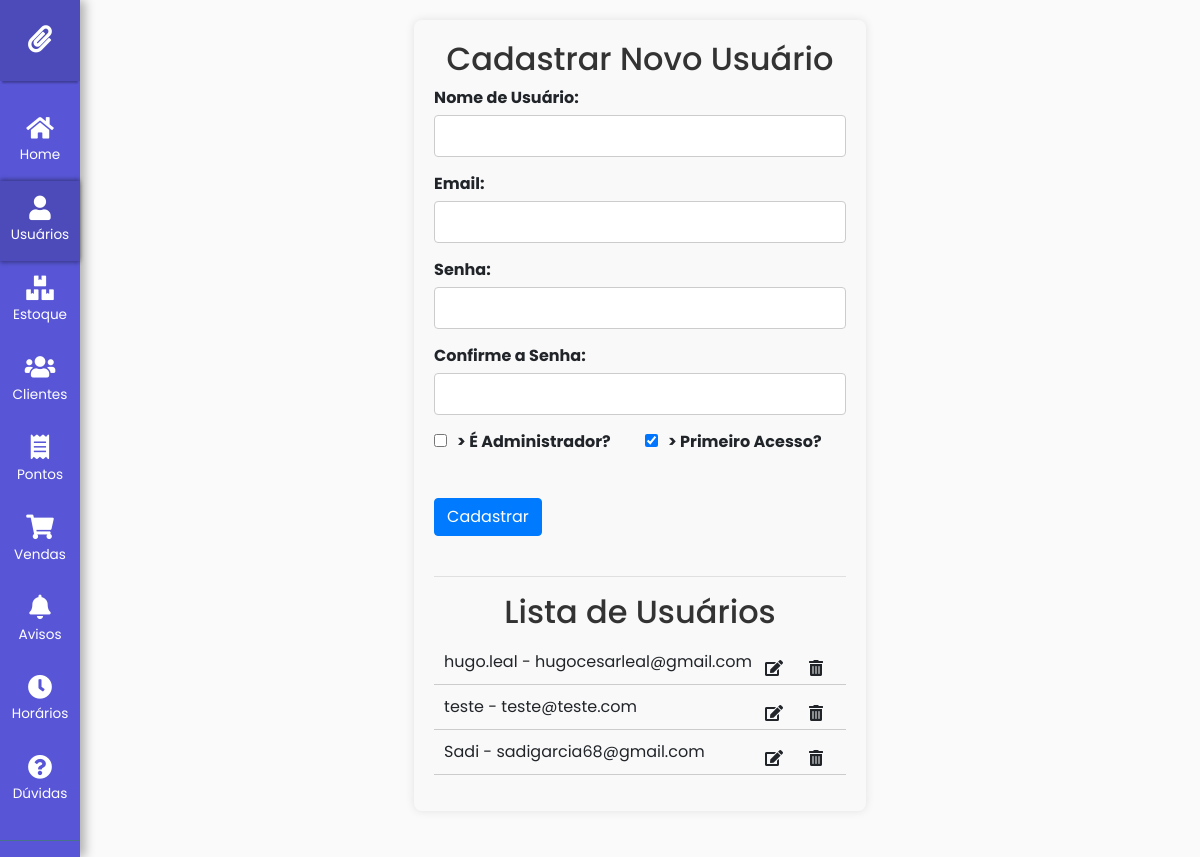
The page /usuarios/ (signed in) on the database its author committed.
### core/models.py (models this page shows, shortened)
class CustomUser(AbstractUser):
    is_admin = models.BooleanField(default=False)
    primeiro_acesso = models.BooleanField(default=True)

### core/views.py (the view)
# urls.py: path('usuarios/', views.usuarios, name='usuarios'),
@user_passes_test(is_admin)
def usuarios(request):
    if request.user.primeiro_acesso:
        return redirect('trocar-senha')
    if request.method == "POST":
        form = CustomUserCreationForm(request.POST)
        if form.is_valid():
            form.save()
            messages.success(request, 'Usuário criado com sucesso!')
            return redirect('usuarios')
    else:
        form = CustomUserCreationForm()
    users = get_user_model().objects.all()
    return TemplateResponse(request, 'core/usuarios.html', {'form': form, 'users': users})

### core/forms.py
class CustomUserCreationForm(UserCreationForm):
    email = forms.EmailField(required=True)
    is_admin = forms.BooleanField(required=False, initial=False)
    primeiro_acesso = forms.BooleanField(required=False, initial=True)
    class Meta:
        model = CustomUser
        fields = ('username', 'email', 'password1', 'password2', 'is_admin', 'primeiro_acesso')

### core/views.py (called while the page is built)
def is_admin(user):
    return user.is_staff

### core/templates/core/usuarios.html (shortened to what this page needs)
{% extends base_template %}
{% block body %}
<div class="usuarios-container">
    <h2>Cadastrar Novo Usuário</h2>
    <form method="POST">
        <div class="form-group">
            <label for="id_username">Nome de Usuário:</label>
            {{ form.username }}
        </div>
        <div class="form-group">
            <label for="id_email">Email:</label>
            {{ form.email }}
        </div>
        <div class="form-group">
            <label for="id_password1">Senha:</label>
            {{ form.password1 }}
        </div>
        <div class="form-group">
            <label for="id_password2">Confirme a Senha:</label>
            {{ form.password2 }}
        </div>
        <div class="form-row">
            <div class="form-group col-md-6">
                <label for="id_is_admin">
                <input type="checkbox" id="id_is_admin" name="is_admin" {{ form.is_admin }}> É Administrador?
                </label>
            </div>
            <div class="form-group col-md-6">
                <label for="id_primeiro_acesso">
                <input type="checkbox" id="id_primeiro_acesso" name="primeiro_acesso" {{ form.primeiro_acesso }}> Primeiro Acesso?
                </label>
            </div>
        </div>
        <button class="btn btn-primary my-4" type="submit">Cadastrar</button>
    </form>
    <hr>
    <h2>Lista de Usuários</h2>
    <ul>
        {% for user in users %}
            <li>
                {{ user.username }} - {{ user.email }}
                <button class="btn btn-ExcluirUsuario float-right" data-toggle="modal" data-target="#modalExcluirUsuario" data-id="{{ user.pk }}">
                    <i class="fas fa-trash-alt"></i></button>
                <button class="btn btn-EditarUsuario float-right" data-toggle="modal" data-target="#modalEditarUsuario" data-id="{{ user.pk }}">
                    <i class="fas fa-edit"></i></button>
            </li>
        {% endfor %}
    </ul>
</div>
{% endblock %}

### static/css/base.css (style rules this page uses)
body { font-family: 'Poppins', sans-serif; background: #fafafa; }
i, span { display: inline-block; }

### rows shown on the page
CustomUser: username "hugo.leal", email "hugocesarleal@gmail.com"
CustomUser: username "teste", email "teste@teste.com"
CustomUser: username "Sadi", email "sadigarcia68@gmail.com"
